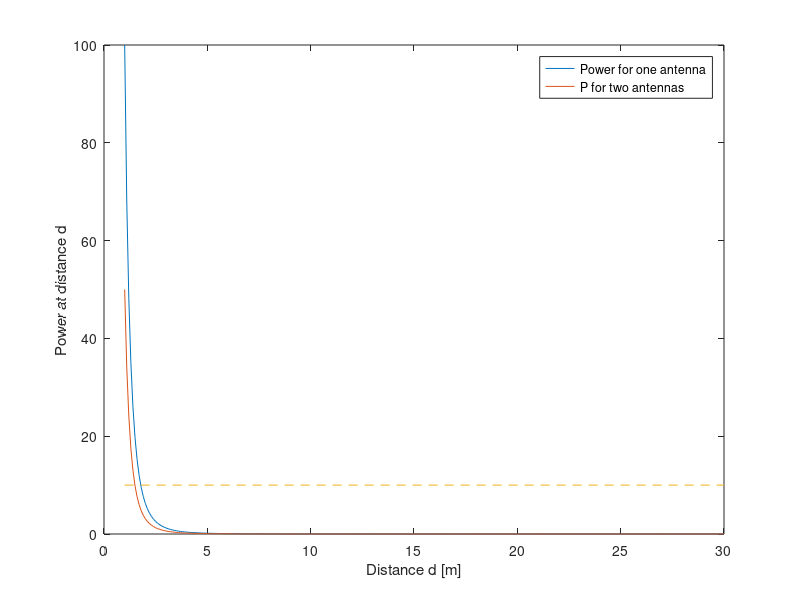
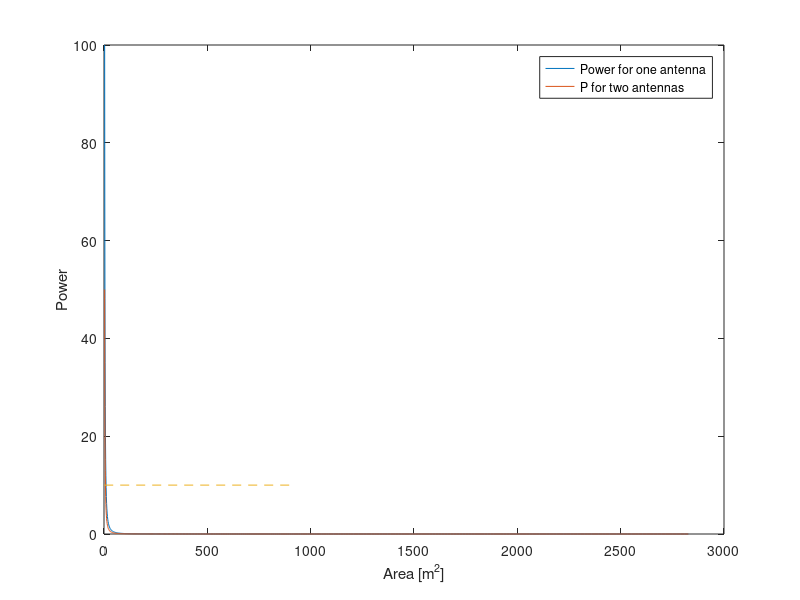

MATLAB code to generate these figures, in order:
close all
clear all

P=100;
Pdc=10;

d=1:0.1:30;
P1=P*d.^(-4);
P2=0.5*P1;
area=pi*d.^2;
figure
h1=plot(d,P1);
hold on
h2=plot(d,P2);
plot([1,30],[Pdc, Pdc],'--')
xlabel('Distance d [m]')
ylabel('Power at distance d')
legend([h1, h2],'Power for one antenna','P for two antennas')


figure
h1=plot(area,P1);
hold on
h2=plot(area,P2);
plot([1,900],[Pdc, Pdc],'--')
xlabel('Area [m^2]')
ylabel('Power')
legend([h1, h2],'Power for one antenna','P for two antennas')